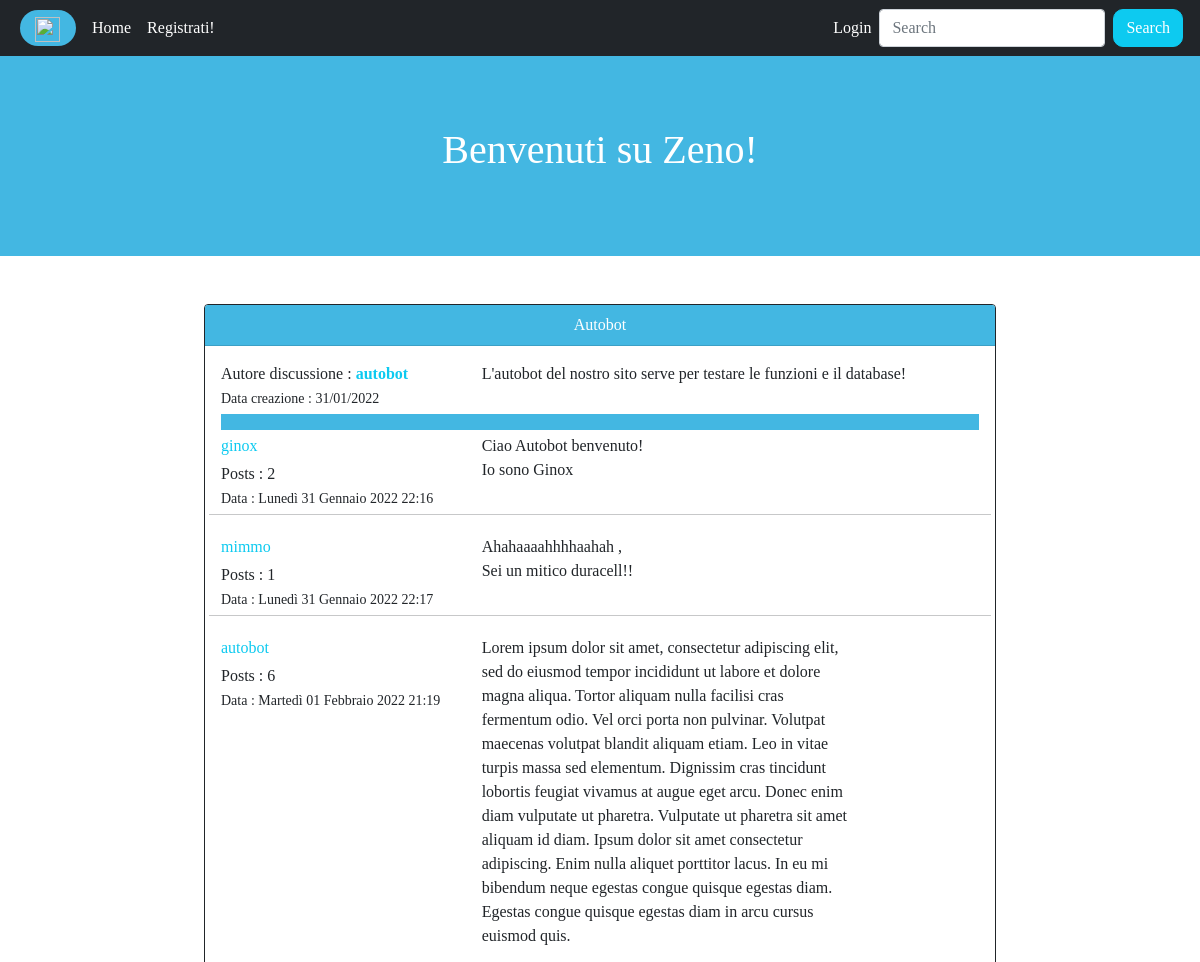
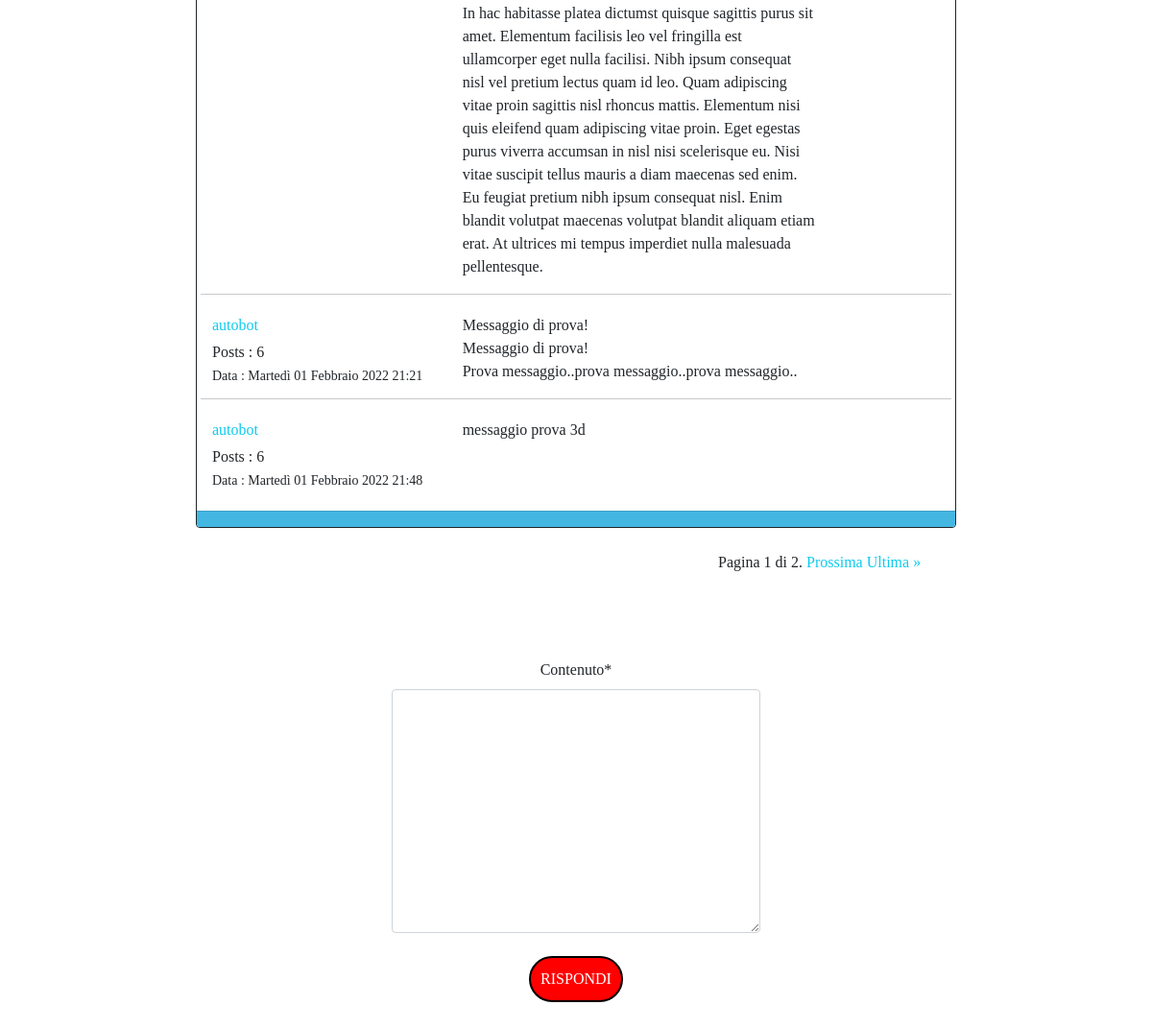
/discussione/3/, run on the app's committed database (2 pictures, top to bottom).
### app/models.py (models this page shows, shortened)
class Discussione(models.Model):
    sezione_appartenenza = models.ForeignKey(Sezione,on_delete=models.CASCADE,related_name='discussioni_appartenenza')
    titolo = models.CharField(max_length=100)
    primo_post = models.TextField()
    autore = models.ForeignKey(User,on_delete=models.CASCADE,related_name='discussioni')
    data = models.DateTimeField(auto_now_add=True)
    class Meta:
        verbose_name = 'Discussione'
        verbose_name_plural = 'Discussioni'

class Post(models.Model):
    discussione_appartenenza = models.ForeignKey(Discussione,on_delete=models.CASCADE,related_name='posts_appartenenza')
    autore = models.ForeignKey(User,on_delete=models.CASCADE,related_name='posts')
    contenuto = models.TextField()
    data = models.DateTimeField(auto_now_add=True)

### app/views.py (the view)
# urls.py: path('discussione/<int:pk>/',discussione,name='discussion'),
def discussione(request,pk):
    discussione = get_object_or_404(Discussione,pk=pk)
    posts = Post.objects.filter(discussione_appartenenza=discussione)
    paginator = Paginator(posts,5)
    numero_pagina = request.GET.get('pagina')
    page_obj = paginator.get_page(numero_pagina)
    form_risposta = CreaPostForm()
    context = {'discussione':discussione,'posts':page_obj,'form':form_risposta}
    return render(request,'discussione.html',context)

### app/forms.py
class CreaPostForm(forms.ModelForm):
    contenuto = forms.CharField(widget=forms.Textarea(attrs={
        'rows':10
    }))
    class Meta:
        model = Post
        fields = ['contenuto']
        labels = {'contenuto':'Rispondi'}

### app/templates/discussione.html (shortened to what this page needs)
{% extends 'base.html' %}
{% block content %}
<div class="row justify-content-center" xmlns="http://www.w3.org/1999/html">
    <div class="col-8">
      <div class="card border border-dark">
        <div class="card-header text-center text-white color">{{discussione.titolo}}</div>
        {% if '?pagina=1' in request.get_full_path or not 'pagina' in request.get_full_path %}
            <div class="card-body">
              <div class="row">
                <div class="col-md-4">
                  <p class="card-text my-0">Autore discussione : <strong><a class="link-info" href="{% url 'user_profile' username=discussione.autore.username %}">{{discussione.autore}}</a></strong></p>
                  <p class="card-text mb-1"><small>Data creazione : {{discussione.data|date:"d/m/Y"}}</small></p>
                </div>
                <div class="col-md-8">
                  <p class="card-text">{{discussione.primo_post}}</p>
                </div>
              </div>
        {% endif %}
          {% for post in posts %}
            {% if forloop.first %}
                <div class="row color m-0 p-0">
                </div>
            {% endif %}
            <div class="row">
              <div class="col-md-4">
                <p class="card-text mb-1 mt-1 "><a class="link-info" href="{% url 'user_profile' username=post.autore.username %}">{{post.autore}}</a></p>
                <p class="card-text my-0 ">Posts : {{post.autore.posts.count}}</p>
                <p class="card-text mt-0 mb-1"><small>Data : {{post.data}}</small></p>
              </div>
              <div class="col-md-6">
                <p class="card-text my-1">{{post.contenuto|linebreaks}}</p>
              </div>
              <div class="col-md-2">
              </div>
              {% if not forloop.last %}
                <hr>
              {% endif %}
            </div>
          {% endfor %}
        </div>
        <div class="card-footer color"></div>
      </div>
      <div class="row justify-content-end">
        <div class="col-4 text-center my-4">
          <div class="pagination">
              <span class="step-links">
                  <span class="current">
                      Pagina {{ posts.number }} di {{ posts.paginator.num_pages }}.
                  </span>
                  {% if posts.has_next %}
                      <a href="?pagina={{ posts.next_page_number }}" class="link-info">Prossima</a>
                      <a href="?pagina={{ posts.paginator.num_pages }}" class="link-info">Ultima &raquo;</a>
                  {% endif %}
              </span>
          </div>
        </div>
      </div>
      {% include 'form_risposta.html' %}
    </div>
  </div>
{% endblock content %}

### static/stile.css (style rules this page uses)
* { margin : 0; padding: 0; box-sizing: border-box; }
body { font-family: 'Sansita Swashed', cursive; }
.link-info { text-decoration:none; }
.color { background-color : #43b7e2; }

### data on the page
Discussione: titolo "Autobot", autore "autobot", data "31/01/2022", primo_post "L'autobot del nostro sito serve per testare le funzioni e il database!"
Post: autore "ginox", autore.posts.count "2", data "Lunedì 31 Gennaio 2022 22:16", contenuto "Ciao Autobot benvenuto! Io sono Ginox"
Post: autore "mimmo", autore.posts.count "1", data "Lunedì 31 Gennaio 2022 22:17", contenuto "Ahahaaaahhhhaahah , Sei un mitico duracell!!"
Post: autore "autobot", autore.posts.count "6", data "Martedì 01 Febbraio 2022 21:19", contenuto "Lorem ipsum dolor sit amet, consectetur adipiscing elit, sed do eiusmod tempor incididunt ut labore et dolore magna aliqua. Tortor aliquam nulla facilisi cras fermentum odio. Vel orci porta non pulvinar. Volutpat maecenas volutpat blandit aliquam etiam. Leo in vitae turpis massa sed elementum. Dignissim cras tincidunt lobortis feugiat vivamus at augue eget arcu. Donec enim diam vulputate ut pharetra. Vulputate ut pharetra sit amet aliquam id diam. Ipsum dolor sit amet consectetur adipiscing. Enim nulla aliquet porttitor lacus. In eu mi bibendum neque egestas congue quisque egestas diam. Egestas congue quisque egestas diam in arcu cursus euismod quis. In hac habitasse platea dictumst quisque…"
Post: autore "autobot", autore.posts.count "6", data "Martedì 01 Febbraio 2022 21:21", contenuto "Messaggio di prova! Messaggio di prova! Prova messaggio..prova messaggio..prova messaggio.."
Post: autore "autobot", autore.posts.count "6", data "Martedì 01 Febbraio 2022 21:48", contenuto "messaggio prova 3d"

### other printed values
{{ posts.number }} "1"
{{ posts.paginator.num_pages }} "2"
